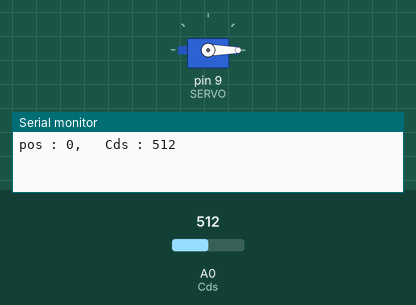
A sketch run on a simulated Arduino Uno, built with avr-gcc and run on an emulated ATmega328P. Shown: servo, the last lines printed to the serial monitor. The test bench sets the inputs (shaded band); at power-on: A0 (Cds) = 512.

Above: at 1.2 s.
1.3 s: A0 (Cds) set to 104
2.8 s: A0 (Cds) set to 88
At 5.4 s:
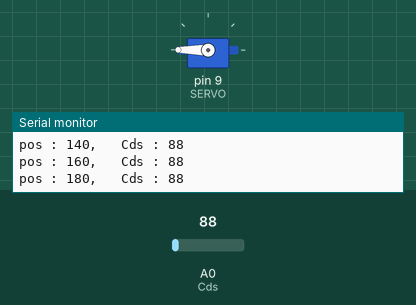
5.8 s: A0 (Cds) set to 110
At 5.97 s:
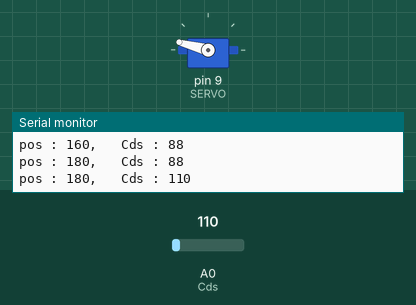
8.8 s: A0 (Cds) set to 90
At 9.27 s:
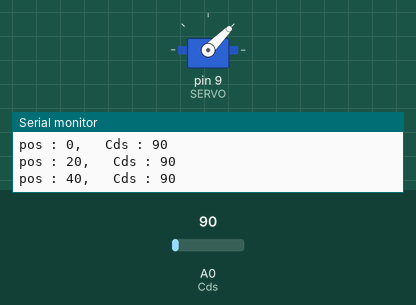
11.8 s: A0 (Cds) set to 122
At 12.27 s:
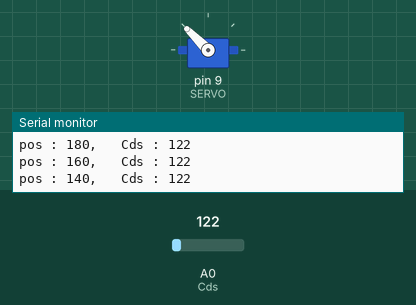
Timing chart, 0 to 15.1 s (numbered marks = the images above; inputs shaded):
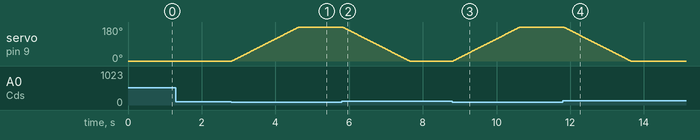

The sketch:

motor.ino
```cpp
#include <Servo.h>

#define SERVO 9
#define Cds A0

Servo servo;  // 객체 생성
int pos=0;    // 위치
int limit=100; // 빛 기준
void setup() {
  Serial.begin(9600);
  servo.attach(SERVO);
}

void loop() {
  int Cds_in;//=analogRead(Cds);
  Cds_in=analogRead(Cds);
  for( ; (pos<=180) && (Cds_in<limit); pos++){
    servo.write(pos); // 1도씩 이동
    delay(10);

    if(pos%20==0){
      Serial.print("pos : ");
      Serial.print(pos);

      Cds_in=analogRead(Cds);
      Serial.print(",   Cds : ");
      Serial.println(Cds_in);
    }
  }
  for( ; (pos>=0) && (Cds_in>limit); pos--){
    servo.write(pos); // 1도씩 이동
    delay(10);

    if(pos%20==0){
      Serial.print("pos : ");
      Serial.print(pos);

      Cds_in=analogRead(Cds);
      Serial.print(",   Cds : ");
      Serial.println(Cds_in);
    }
  }

}
```

Measured:
- the behaviour switches between 100 and 99 on A0 (Cds) (found by bisection; images 0 and 1)
- after the input at 1.3 s, every drawn part: stays the same
- after the input at 2.8 s, servo on pin 9 (SERVO): moves from 0° to 180° over 1.8 s, starting at once
- after the input at 5.8 s, servo on pin 9 (SERVO): moves from 180° to 0° over 1.8 s, starting at once
- after the input at 8.8 s, servo on pin 9 (SERVO): moves from 0° to 180° over 1.8 s, starting at once
- after the input at 11.8 s, servo on pin 9 (SERVO): moves from 180° to 0° over 1.8 s, starting at once
